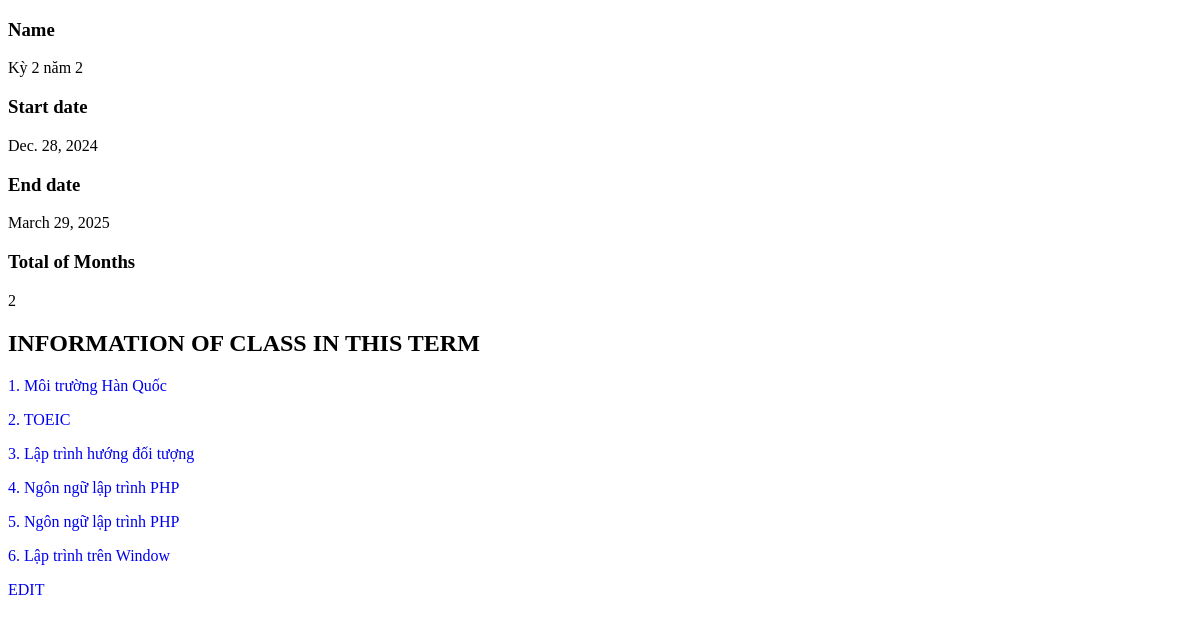
/manage/term/id=13/, run on an earlier commit of the app's database.
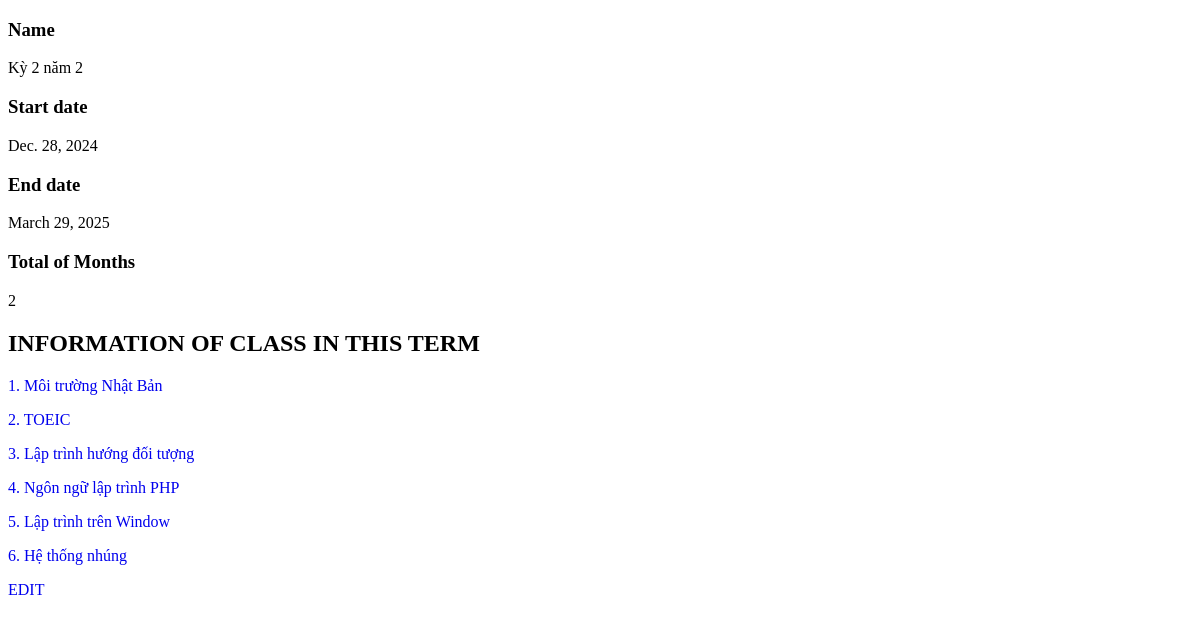
And on a later commit of the database.
### main_site/models.py (models this page shows, shortened)
class Class(models.Model):
    STATUS_CHOICES = (
        ('active','active'),
        ('upcoming','upcoming'),
        ('completed','completed'),
    )
    name = models.CharField(max_length=50, verbose_name='Tên lớp')
    startDate = models.DateField(verbose_name='Thời gian mở lớp', null=True)
    endDate = models.DateField(verbose_name='Thời gian đóng lớp', null=True)
    status = models.CharField(max_length=10, choices=STATUS_CHOICES, default='upcoming')
    maxOfDay = models.IntegerField(verbose_name='Số lượng ngày học tối đa trong kỳ', default=50)
    maxOfSessionsInDay = models.IntegerField(verbose_name="Số lượng buổi học tối đa trong ngày", default=2)
    term = models.ForeignKey(Term, on_delete=models.CASCADE, verbose_name='Thông tin kỳ học')

### main_site/views.py (the view)
# urls.py: path('manage/term/id=<int:termId>/', views.getManageTerm, name="manageTerm" ),
def getManageTerm(request, termId):
    term = Term.objects.filter(id=termId).first()
    classes = Class.objects.filter(term=term)
    context = {
        'term': term,
        'classes': classes,
    }
    return render(request, 'manage/term.html', context)

### main_site/templates/manage/term.html (shortened to what this page needs)
{% extends "base/base.html" %}
{% load static %}
{% block content %}
<div class="InformationContainer">
    <h3>Name</h3>
    <p> {{term.name}} </p>
</div>
<div class="InformationContainer">
    <h3>Start date</h3>
    <p> {{term.startDate}} </p>
</div>
<div class="InformationContainer">
    <h3>End date</h3>
    <p> {{term.endDate}} </p>
</div>
<div class="InformationContainer">
    <h3> Total of Months</h3>
    <p> {{term.totalOfMonths}} </p>
</div>
<h2 >INFORMATION OF CLASS IN THIS TERM</h2>
{% for class in classes %}
<div class="InformationContainer">
    <a href="{% url "manageClass" classId=class.id %}" > <p >{{forloop.counter}}. {{class.name}} </p></a>
</div>
{% endfor %}
<a href="{% url "editTerm" termId=term.id %}" ><div class="ClickTag">EDIT</div></a>
{% endblock content %}

What changed in the data, as far as the page shows it:
removed Class: name "Ngôn ngữ lập trình PHP"
changed Class: name "Môi trường Hàn Quốc" → "Môi trường Nhật Bản"
added Class: name "Hệ thống nhúng"
